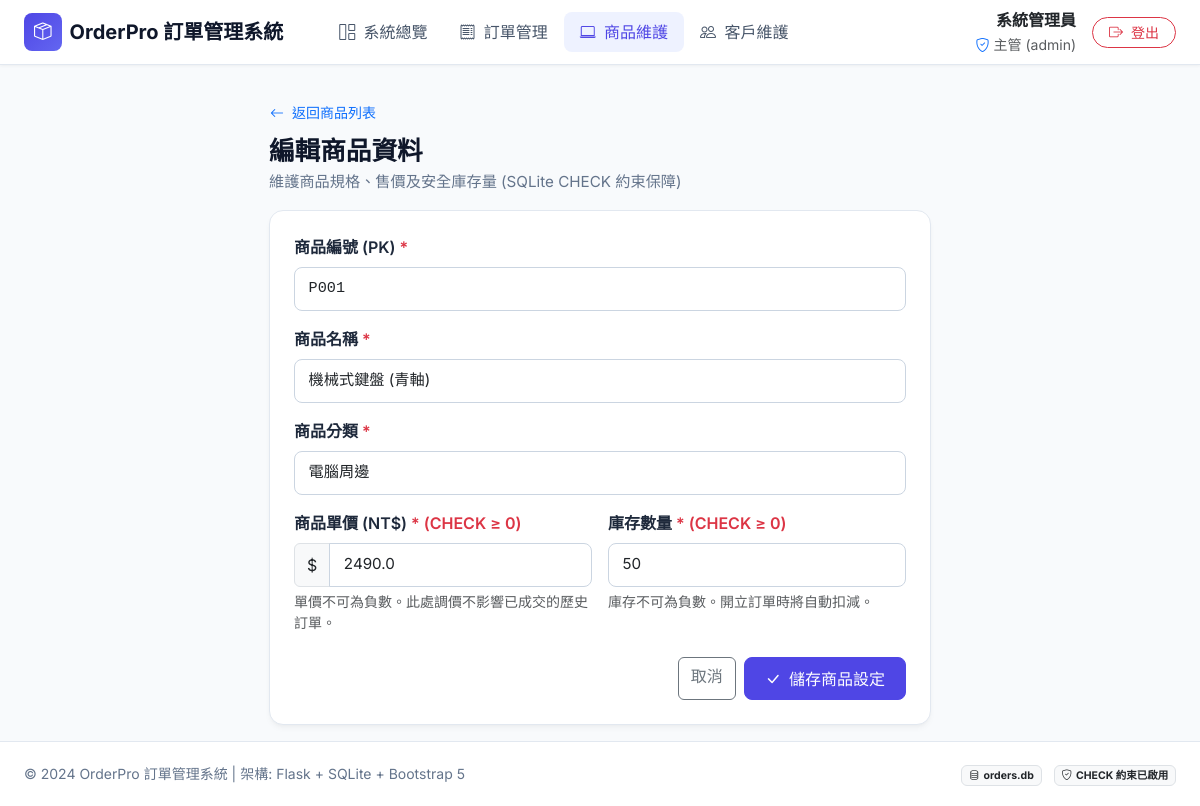
Screenshot of /products/P001/edit (signed in) with the database file from the repository.
### tables this page shows
CREATE TABLE product (
        product_id TEXT PRIMARY KEY,
        name TEXT NOT NULL,
        price REAL NOT NULL CHECK(price >= 0),
        stock INTEGER NOT NULL CHECK(stock >= 0),
        category TEXT NOT NULL
    );

### app.py (the view, shortened to what this page needs)
@app.route("/products/<product_id>/edit", methods=["GET", "POST"])
@login_required
def product_edit(product_id):
    conn = get_db()
    cursor = conn.cursor()
    cursor.execute("SELECT * FROM product WHERE product_id = ?;", (product_id,))
    product = cursor.fetchone()
    conn.close()
    if not product:
        flash("找不到指定的商品！", "warning")
        return redirect(url_for("product_list"))
    return render_template("product_form.html", action="編輯", product=product)

### app.py (called while the page is built)
def login_required(f):
    @wraps(f)
    def decorated_function(*args, **kwargs):
        if "user" not in session:
            flash("請先登入管理員帳號！", "warning")
            return redirect(url_for("login", next=request.url))
        return f(*args, **kwargs)
    return decorated_function

@app.context_processor
def inject_user():
    return {
        "current_user": session.get("user"),
        "today_str": date.today().isoformat()
    }

### database.py (called while the page is built)
def get_db():
    conn = sqlite3.connect(DB_PATH)
    conn.row_factory = sqlite3.Row
    conn.execute("PRAGMA foreign_keys = ON;")
    return conn

### templates/product_form.html (shortened to what this page needs)
{% extends "base.html" %}
{% block content %}
<div class="row justify-content-center">
    <div class="col-lg-7">
        <div class="page-header mb-3">
            <a href="{{ url_for('product_list') }}" class="btn btn-sm btn-link text-decoration-none ps-0 mb-2">
                <i class="bi bi-arrow-left me-1"></i> 返回商品列表
            </a>
            <h1 class="page-title">{{ action }}商品資料</h1>
            <p class="page-subtitle">維護商品規格、售價及安全庫存量 (SQLite CHECK 約束保障)</p>
        </div>
        <div class="card-custom p-4">
            <form method="POST">
                <div class="mb-3">
                    <label for="product_id" class="form-label fw-semibold">
                        商品編號 (PK) <span class="text-danger">*</span>
                    </label>
                    <input type="text" class="form-control font-monospace" id="product_id" name="product_id"
                           value="{{ product.product_id if product else '' }}"
                           {{ 'readonly' if action == '編輯' else 'required' }}
                           placeholder="例如：P006">
                </div>
                <div class="mb-3">
                    <label for="name" class="form-label fw-semibold">
                        商品名稱 <span class="text-danger">*</span>
                    </label>
                    <input type="text" class="form-control" id="name" name="name"
                           value="{{ product.name if product else '' }}"
                           required placeholder="請輸入完整商品規格與型號名稱">
                </div>
                <div class="mb-3">
                    <label for="category" class="form-label fw-semibold">
                        商品分類 <span class="text-danger">*</span>
                    </label>
                    <input type="text" class="form-control" id="category" name="category"
                           value="{{ product.category if product else '' }}"
                           required placeholder="例如：電腦周邊、顯示設備、辦公配件">
                </div>
                <div class="row g-3 mb-4">
                    <div class="col-md-6">
                        <label for="price" class="form-label fw-semibold">
                            商品單價 (NT$) <span class="text-danger">* (CHECK &ge; 0)</span>
                        </label>
                        <div class="input-group">
                            <span class="input-group-text">$</span>
                            <input type="number" step="1" min="0" class="form-control" id="price" name="price"
                                   value="{{ product.price if product else 0 }}" required>
                        </div>
                        <div class="form-text">單價不可為負數。此處調價不影響已成交的歷史訂單。</div>
                    </div>
                    <div class="col-md-6">
                        <label for="stock" class="form-label fw-semibold">
                            庫存數量 <span class="text-danger">* (CHECK &ge; 0)</span>
                        </label>
                        <input type="number" min="0" class="form-control" id="stock" name="stock"
                               value="{{ product.stock if product else 0 }}" required>
                        <div class="form-text">庫存不可為負數。開立訂單時將自動扣減。</div>
                    </div>
                </div>
                <div class="d-flex justify-content-end gap-2">
                    <a href="{{ url_for('product_list') }}" class="btn btn-outline-secondary">取消</a>
                    <button type="submit" class="btn btn-primary-custom">
                        <i class="bi bi-check-lg me-1"></i> 儲存商品設定
                    </button>
                </div>
            </form>
        </div>
    </div>
</div>
{% endblock %}

### static/css/style.css (style rules this page uses)
:root { --primary-color: #4f46e5; --primary-hover: #4338ca; --primary-light: #eef2ff; --dark-slate: #0f172a; --sidebar-bg: #1e293b; --body-bg: #f8fafc; --card-bg: #ffffff; --border-color: #e2e8f0; --text-main: #1e293b; --text-muted: #64748b; --success-color: #10b981; --warning-color: #f59e0b; --info-color: #0ea5e9; --danger-color: #ef4444; }
body { font-family: 'Inter', 'Noto Sans TC', -apple-system, BlinkMacSystemFont, "Segoe UI", Roboto, sans-serif; background-color: var(--body-bg); color: var(--text-main); min-height: 100vh; display: flex; flex-direction: column; }
.page-header { margin-bottom: 1.75rem; }
.page-title { font-weight: 700; font-size: 1.6rem; color: var(--dark-slate); margin-bottom: 0.25rem; }
.page-subtitle { color: var(--text-muted); font-size: 0.95rem; }
.card-custom { background: var(--card-bg); border: 1px solid var(--border-color); border-radius: 14px; box-shadow: 0 4px 6px -1px rgba(0, 0, 0, 0.04), 0 2px 4px -2px rgba(0, 0, 0, 0.04); transition: transform 0.2s ease, box-shadow 0.2s ease; }
.form-control, .form-select { border: 1px solid #cbd5e1; border-radius: 8px; padding: 0.6rem 0.85rem; font-size: 0.95rem; transition: border-color 0.15s ease, box-shadow 0.15s ease; }
.btn-primary-custom { background-color: var(--primary-color); border-color: var(--primary-color); color: #ffffff; font-weight: 500; border-radius: 8px; padding: 0.55rem 1.25rem; transition: all 0.2s ease; }

### rows the page displays
product: product_id "P001", name "機械式鍵盤 (青軸)", category "電腦周邊", price "2490.0", stock "50"

### other values shown
{{ current_user.name }} "系統管理員"
{{ current_user.role }} "主管"
{{ current_user.username }} "admin"
{{ action }} "編輯"
